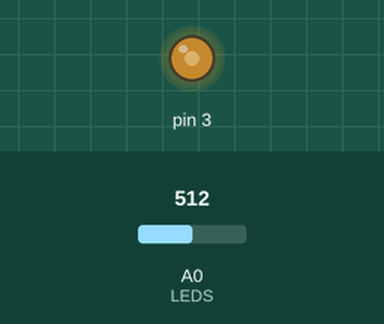
This sketch was run on a simulated Arduino Uno, built with avr-gcc and run on an emulated ATmega328P. Parts: output pins drawn as LEDs (lit = HIGH). Dashed ring = blinking. The inputs (shaded band) are chosen by the test bench; at power-on: A0 (LEDS) = 512.

Above: at 2.9 s.
3.0 s: A0 (LEDS) set to 1009
At 3.5 s:
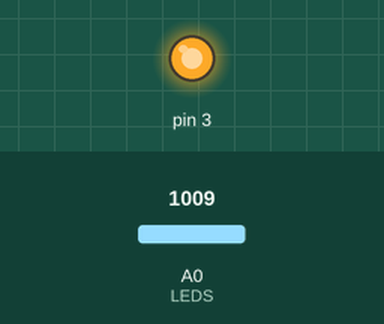
4.5 s: A0 (LEDS) set to 1023
At 4.57 s:
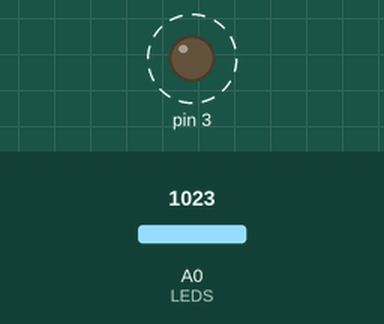
7.5 s: A0 (LEDS) set to 716
9.0 s: A0 (LEDS) set to 511
At 10.2 s:
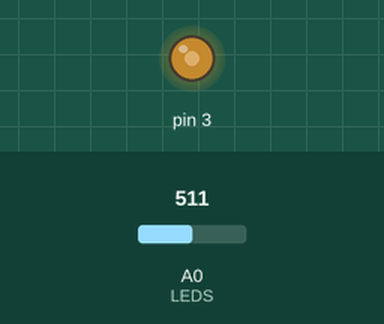
10.5 s: A0 (LEDS) set to 0
At 11.6 s:
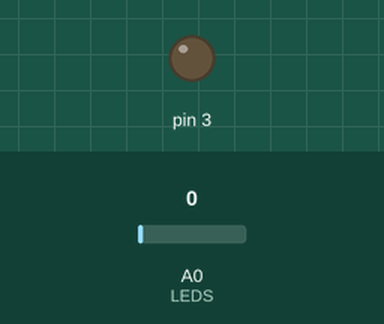
Timing chart, 0 to 13.0 s (numbered marks = the images above; inputs shaded):
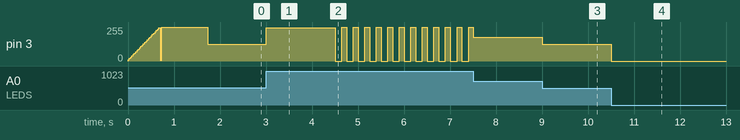

The sketch:

PainelFormula3.ino
```cpp
unsigned int potenciometro;
unsigned int pwm;
int i = 0;

void setup(){

  pinMode(3,OUTPUT);

  analogWrite(3, 0);

  while(i <= 255){

    i = i + 10;
    analogWrite(3, (i));
    delay(28);

    if(i > 255){
      analogWrite(3, 255);
        delay(1000);
      analogWrite(3, 0);

      }

   }


/*

analogWrite(3, 255);

  delay(1500);

analogWrite(3, 0);
*/
}

void LEDS(){

   potenciometro = analogRead(A0);
   pwm = map(potenciometro,0,1023,0,255);
   analogWrite(3,pwm);

  }

void Pisca(){

  analogWrite(3, 0);

  delay(150);

  analogWrite(3, 255);

  delay(100);

  }

void loop() {

  LEDS();

  if(pwm >= 255){
    Pisca();
  }else
    false;

}
```

Measured:
- the behaviour switches between 1022 and 1023 on A0 (LEDS) (found by bisection; images 1 and 2)
- after the input at 3.0 s, pin 3: 127/255 → 251/255 at once
- after the input at 4.5 s, pin 3: alternates 255/255 for 0.10 s and 0/255 for 0.15 s, starting at once
- after the input at 9.0 s, pin 3: 178/255 → 127/255 at once
- after the input at 10.5 s, pin 3: 127/255 → 0/255 at once
